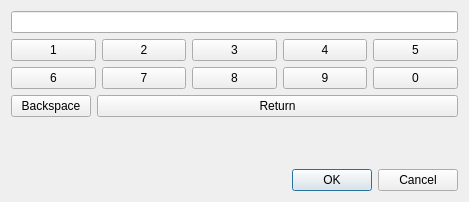
<?xml version="1.0" encoding="UTF-8"?>
<ui version="4.0">
 <class>Keyboard</class>
 <widget class="QDialog" name="Keyboard">
  <property name="geometry">
   <rect>
    <x>0</x>
    <y>0</y>
    <width>469</width>
    <height>202</height>
   </rect>
  </property>
  <property name="windowTitle">
   <string>Dialog</string>
  </property>
  <layout class="QVBoxLayout" name="verticalLayout">
   <item>
    <widget class="QLineEdit" name="lineEdit"/>
   </item>
   <item>
    <layout class="QHBoxLayout" name="horizontalLayout_3">
     <item>
      <widget class="QPushButton" name="pushButton_1">
       <property name="sizePolicy">
        <sizepolicy hsizetype="MinimumExpanding" vsizetype="Fixed">
         <horstretch>0</horstretch>
         <verstretch>0</verstretch>
        </sizepolicy>
       </property>
       <property name="text">
        <string>1</string>
       </property>
      </widget>
     </item>
     <item>
      <widget class="QPushButton" name="pushButton_2">
       <property name="sizePolicy">
        <sizepolicy hsizetype="MinimumExpanding" vsizetype="Fixed">
         <horstretch>0</horstretch>
         <verstretch>0</verstretch>
        </sizepolicy>
       </property>
       <property name="text">
        <string>2</string>
       </property>
      </widget>
     </item>
     <item>
      <widget class="QPushButton" name="pushButton_3">
       <property name="sizePolicy">
        <sizepolicy hsizetype="MinimumExpanding" vsizetype="Fixed">
         <horstretch>0</horstretch>
         <verstretch>0</verstretch>
        </sizepolicy>
       </property>
       <property name="text">
        <string>3</string>
       </property>
      </widget>
     </item>
     <item>
      <widget class="QPushButton" name="pushButton_4">
       <property name="sizePolicy">
        <sizepolicy hsizetype="MinimumExpanding" vsizetype="Fixed">
         <horstretch>0</horstretch>
         <verstretch>0</verstretch>
        </sizepolicy>
       </property>
       <property name="text">
        <string>4</string>
       </property>
      </widget>
     </item>
     <item>
      <widget class="QPushButton" name="pushButton_5">
       <property name="sizePolicy">
        <sizepolicy hsizetype="MinimumExpanding" vsizetype="Fixed">
         <horstretch>0</horstretch>
         <verstretch>0</verstretch>
        </sizepolicy>
       </property>
       <property name="text">
        <string>5</string>
       </property>
      </widget>
     </item>
    </layout>
   </item>
   <item>
    <layout class="QHBoxLayout" name="horizontalLayout">
     <item>
      <widget class="QPushButton" name="pushButton_6">
       <property name="sizePolicy">
        <sizepolicy hsizetype="MinimumExpanding" vsizetype="Fixed">
         <horstretch>0</horstretch>
         <verstretch>0</verstretch>
        </sizepolicy>
       </property>
       <property name="text">
        <string>6</string>
       </property>
      </widget>
     </item>
     <item>
      <widget class="QPushButton" name="pushButton_7">
       <property name="sizePolicy">
        <sizepolicy hsizetype="MinimumExpanding" vsizetype="Fixed">
         <horstretch>0</horstretch>
         <verstretch>0</verstretch>
        </sizepolicy>
       </property>
       <property name="text">
        <string>7</string>
       </property>
      </widget>
     </item>
     <item>
      <widget class="QPushButton" name="pushButton_8">
       <property name="sizePolicy">
        <sizepolicy hsizetype="MinimumExpanding" vsizetype="Fixed">
         <horstretch>0</horstretch>
         <verstretch>0</verstretch>
        </sizepolicy>
       </property>
       <property name="text">
        <string>8</string>
       </property>
      </widget>
     </item>
     <item>
      <widget class="QPushButton" name="pushButton_9">
       <property name="sizePolicy">
        <sizepolicy hsizetype="MinimumExpanding" vsizetype="Fixed">
         <horstretch>0</horstretch>
         <verstretch>0</verstretch>
        </sizepolicy>
       </property>
       <property name="text">
        <string>9</string>
       </property>
      </widget>
     </item>
     <item>
      <widget class="QPushButton" name="pushButton_0">
       <property name="sizePolicy">
        <sizepolicy hsizetype="MinimumExpanding" vsizetype="Fixed">
         <horstretch>0</horstretch>
         <verstretch>0</verstretch>
        </sizepolicy>
       </property>
       <property name="text">
        <string>0</string>
       </property>
      </widget>
     </item>
    </layout>
   </item>
   <item>
    <layout class="QHBoxLayout" name="horizontalLayout_2">
     <item>
      <widget class="QPushButton" name="pushButton_backspace">
       <property name="maximumSize">
        <size>
         <width>16777215</width>
         <height>23</height>
        </size>
       </property>
       <property name="text">
        <string>Backspace</string>
       </property>
      </widget>
     </item>
     <item>
      <widget class="QPushButton" name="pushButton_return">
       <property name="sizePolicy">
        <sizepolicy hsizetype="MinimumExpanding" vsizetype="Fixed">
         <horstretch>0</horstretch>
         <verstretch>0</verstretch>
        </sizepolicy>
       </property>
       <property name="maximumSize">
        <size>
         <width>16777215</width>
         <height>23</height>
        </size>
       </property>
       <property name="text">
        <string>Return</string>
       </property>
      </widget>
     </item>
    </layout>
   </item>
   <item>
    <spacer name="verticalSpacer">
     <property name="orientation">
      <enum>Qt::Vertical</enum>
     </property>
     <property name="sizeHint" stdset="0">
      <size>
       <width>20</width>
       <height>40</height>
      </size>
     </property>
    </spacer>
   </item>
   <item>
    <widget class="QDialogButtonBox" name="buttonBox">
     <property name="standardButtons">
      <set>QDialogButtonBox::Cancel|QDialogButtonBox::Ok</set>
     </property>
    </widget>
   </item>
  </layout>
 </widget>
 <resources/>
 <connections/>
</ui>
